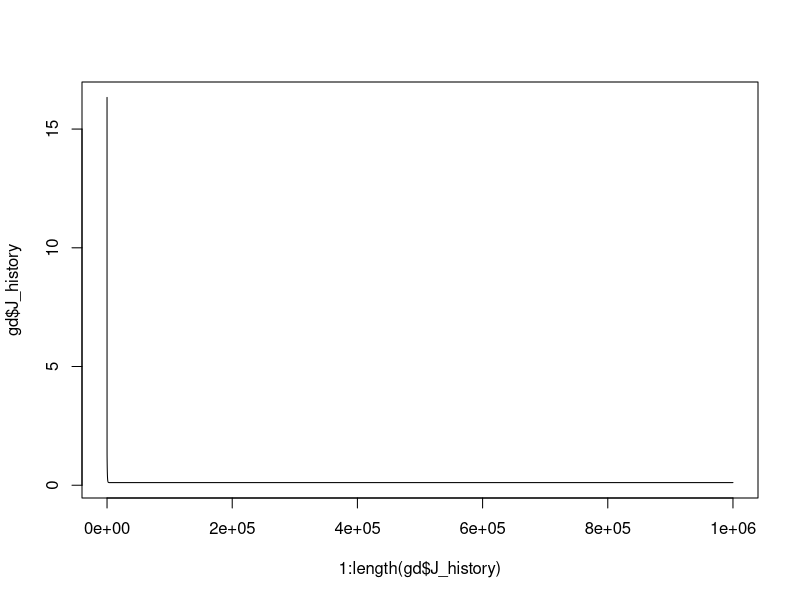

Write R code to recreate this figure.
## ---- chunk 1
knitr::opts_chunk$set(
  collapse = TRUE,
  comment = "#>"
)
## ---- chunk 2
computeCost <- function (X, y, theta){
        # number of training examples
        m <- length(y);
        # need to return
        J <- 0;
        
        predictions <-  X %*% theta;
        sqerrors = (predictions - y)^2;
        J = 1/(2*m)* sum(sqerrors);
        
        J
    }

## ---- chunk 3
computeCost  <- function(X, y, theta) {
  m <- length(y) 
  dif <- X %*% theta - y
  J <- (t(dif) %*% dif) / (2 * m)
  J
}
## ---- chunk 4
linear_regression_gd <- function(X, y, theta, alpha, num_iters) {
  
  m <- length(y) 
  
  J_history = rep(0, num_iters + 1)
  
  theta_history = matrix(0, num_iters + 1, length(theta))
  
  theta_history[1,] = t(theta)
  
  J_history[1] = computeCost(X, y, theta)
  
  for (iter in 2:(num_iters + 1)) {

        theta_prev = theta
    
        # number of features.
        p = dim(X)[2]
    
        # simultaneous update theta using theta_prev.
        for (j in 1:p) {
          deriv = (t(X %*% theta_prev - y) %*% X[, j]) / m
          theta[j] = theta_prev[j] - (alpha * deriv)
        }
    
      # Save the cost J in every iteration
      J_history[iter] = computeCost(X, y, theta)
      theta_history[iter,] = t(theta)
  }
  
  list(theta = theta, J_history = J_history, theta_history = theta_history)
  # ------------------------------------------------------------
}

## ---- chunk 5
plotData <- function (x, y) {
  print(length(x))
  print(length(y))
  plot(
    x, y, col = "red", pch = 4,cex = 1.1,lwd = 2,
    xlab = '',
    ylab = ''
  )
  
  # ------------------------------------------------------------
  
}

## ---- chunk 6

computeSlopeIntercept <- function(X,y) {
  
  m <- length(y) # number of training examples
  
  X <- cbind(rep(1,m),X)
  
  X <- as.matrix(X)
  
  theta <- c(0,0)

  iterations <- 1000000
  
  alpha <- 0.01
  
  gd <- linear_regression_gd(X, y, theta, alpha, iterations)

  theta <- gd$theta
  
  J_history <- gd$J_history
  
  
  theta_history <- gd$theta_history
  
  print(length(gd$theta_history))

  plot(1:length(gd$J_history), gd$J_history, type = 'l')
  
  rm(gd)

  list(intercept=theta[1], slope=theta[2])

}

## ---- chunk 7
predictY <- function(newdata,theta) {
    
  X <- cbind(rep(1,length(newdata)),newdata)
  
  predicted_y = as.matrix(X) %*% theta
  
  predicted_y

}

## ---- chunk 8
featureNormalize <- function(X) {
  
  X_norm <- X
  mu <- rep(0,dim(X)[2])
  sigma <- rep(0,dim(X)[2])

    for (p in 1:dim(X)[2]) {
    mu[p] <- mean(X[,p])
  }
  
  for (p in 1:dim(X)[2]) {
    sigma[p] <- sd(X[,p])
  }
  
  for (p in 1:dim(X)[2]) {
    if (sigma[p] != 0)
      for (i in 1:dim(X)[1])
        X_norm[i, p] <- (X[i, p] - mu[p]) / sigma[p]
      else
        X_norm[, p] <- t(rep(0,dim(X)[1]))
  }
  
  list(X_norm = X_norm, mu = mu, sigma = sigma)
}
## ---- chunk 9

Input =("
x	    y  
1	    1
2      4	
3      9	
")

Data = read.table(textConnection(Input),header = TRUE)

csi = computeSlopeIntercept(Data$x,Data$y)


newdata = c(4,5)

theta = c(csi$intercept,csi$slope)

ypredicted = predictY(as.vector(newdata),theta)

print(ypredicted)

print(csi)

